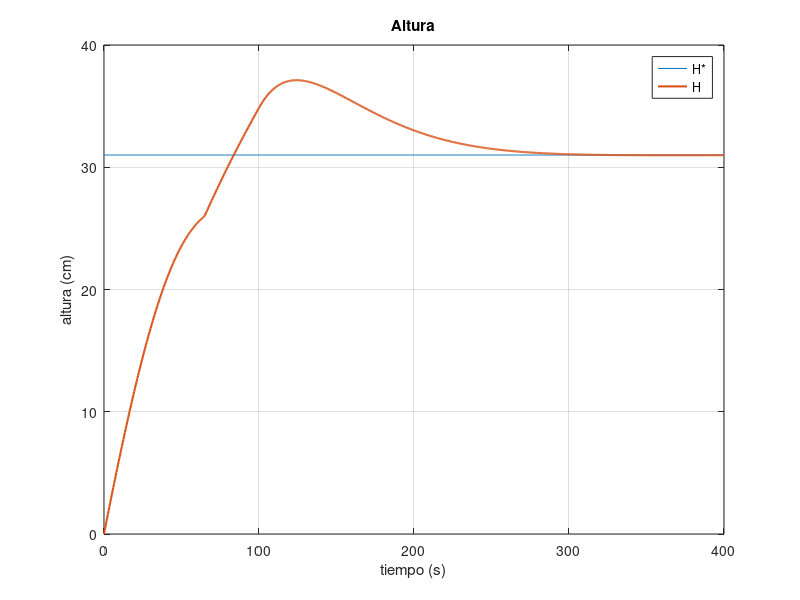
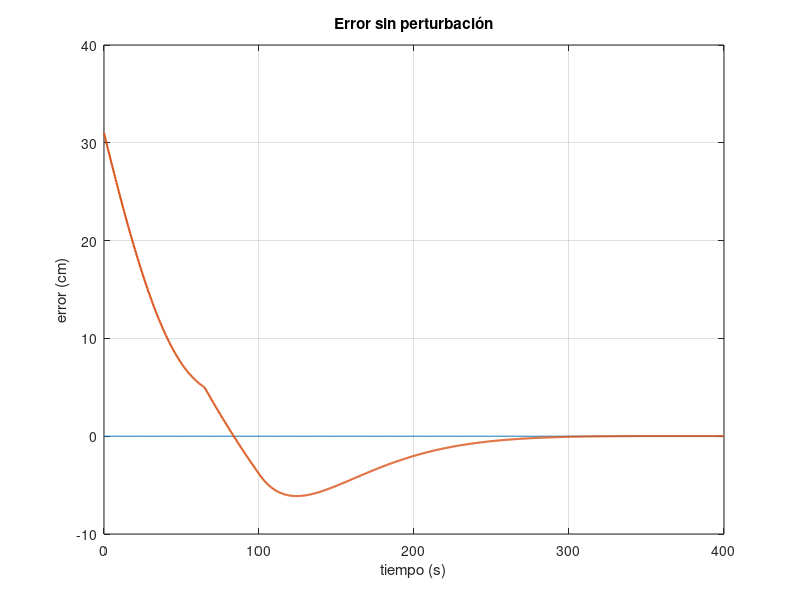
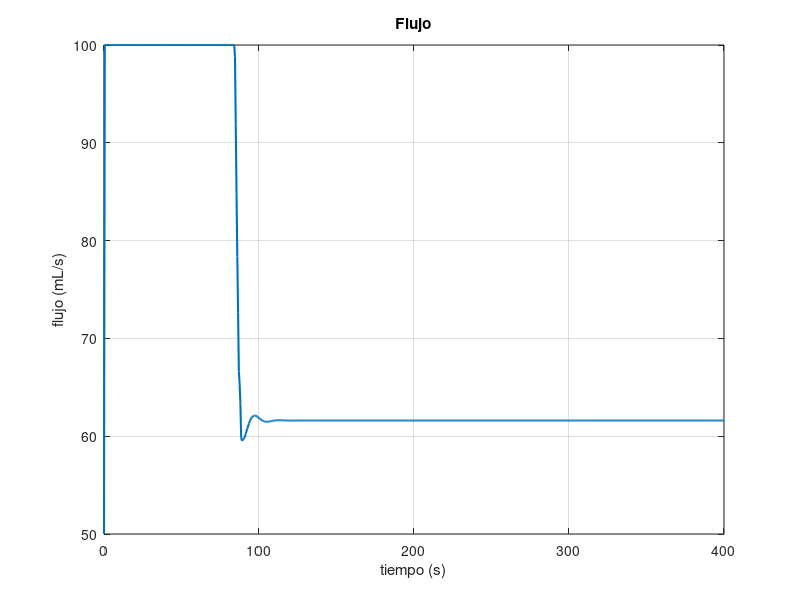

Write the MATLAB code that produced these figures, in order.

clear all;

load("altura.mat");
load("error.mat");
load("flujo.mat");

figure(1)
plot(altura(1,:), altura(3,:)*100, altura(1,:), altura(2,:)*100, 'linewidth', 1.5);
grid on;
xlabel('tiempo (s)');
ylabel('altura (cm)');
legend('H*', 'H');
title('Altura');

figure(2)
plot(error(1,:), zeros(size(error(1,:))), error(1,:), error(2,:)*100, 'linewidth', 1.5);
grid on;
xlabel('tiempo (s)');
ylabel('error (cm)');
title('Error sin perturbación');

figure(3)
plot(flujo(1,:), flujo(2,:)*1000, 'linewidth',1.5);
grid on;
xlabel('tiempo (s)');
ylabel('flujo (mL/s)');
title('Flujo');

